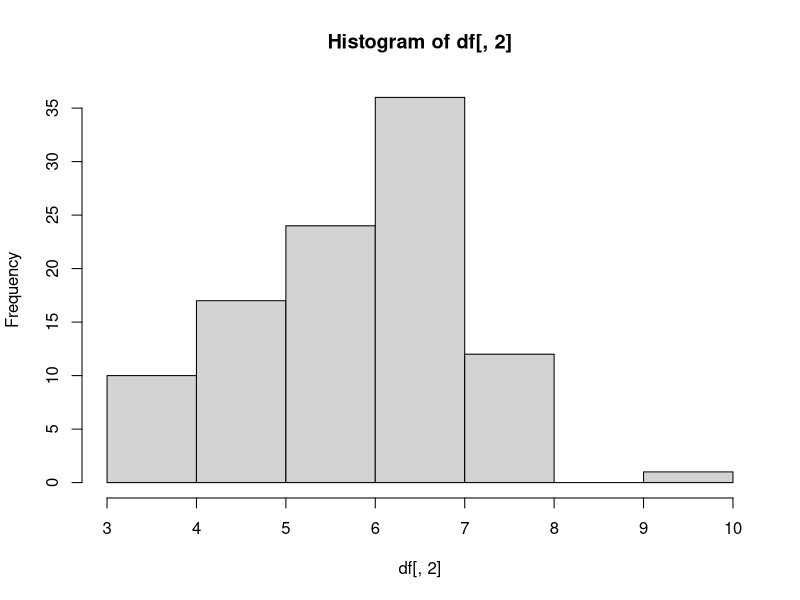
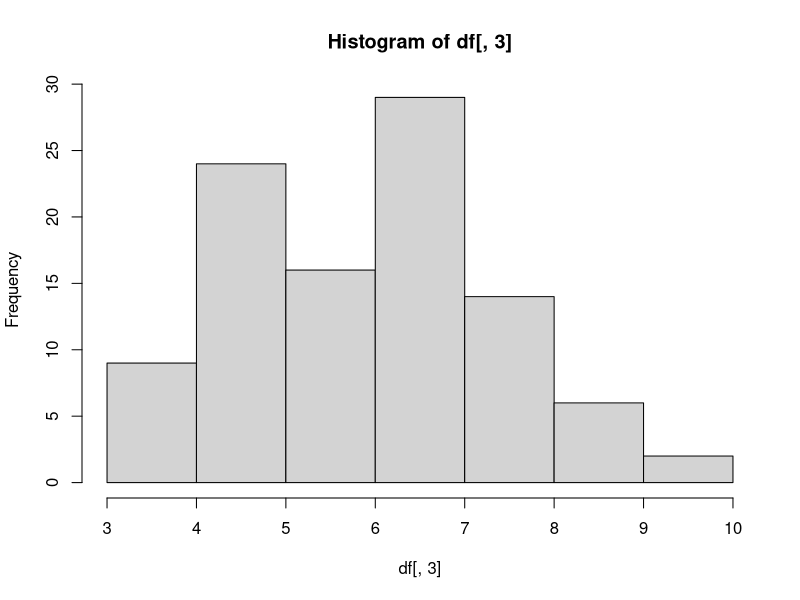
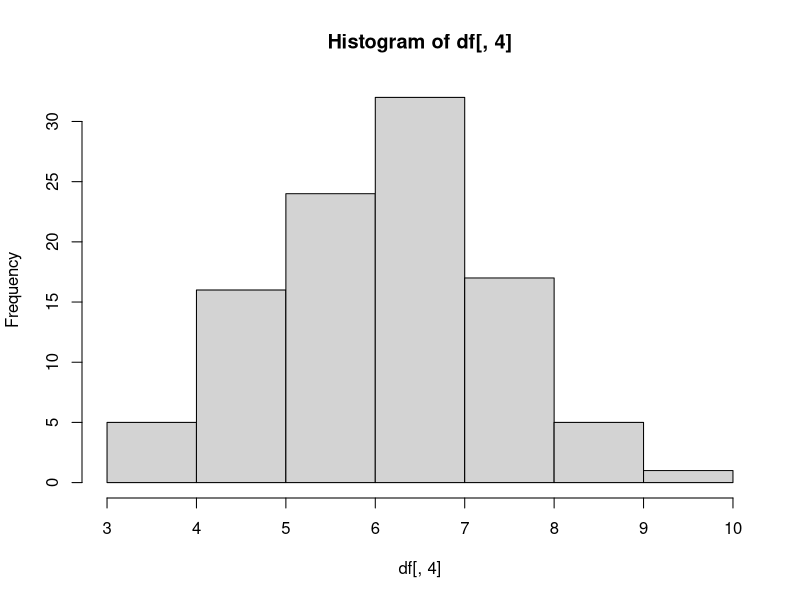

Generate these figures, in order, with R:
## ---- chunk 1
knitr::opts_chunk$set(echo = TRUE)
## ---- chunk 2
library(ggplot2)
library(tidyverse)
library(tidyr)
## ---- chunk 3
vector <- sample(0:5, 50, replace=T)
  
counter <- 0
## ---- chunk 4
for(i in 1:length(vector)){
  if(vector[i] == 0) {
    counter <- 1 + counter
  }
  print(counter)
}

## ---- chunk 5
x <- which(vector == 0)
subset <- length(x)

print(subset)

## ---- chunk 6
m <- matrix(nrow=10, ncol=3)

mat<- function(x,y) {
  m <- matrix(nrow=x, ncol=y)
  for (i in 1:x) { 
  for (j in 1:y) {
    m[i,j] <- i*j
    print(m)
  }
  }
}

mat(10, 6)

## ---- chunk 7
set.seed(100)
## ---- chunk 8
group <- c(rep("Group1",5),rep("Group2",5),rep("Group3",5))
resvar <- c(runif(5) + 1 , runif(5) + 5 , runif(5) + 10)
frame <- data.frame(trt=group, res=resvar)
print(frame)
## ---- chunk 9
#tapply(variable vector, grouping variable, function we want to apply)

obs <- tapply(frame$res, frame$trt,mean)
print(obs)

## ---- chunk 10
frame_shuf <- frame
frame_shuf$res <- sample(frame_shuf$res)
print(frame_shuf)
## ---- chunk 11
shuf <- tapply(frame_shuf$res, frame_shuf$trt, mean)
print(shuf)

## ---- chunk 12
Group1 <- data.frame(rep("Group1", 5), runif(5) + 1)
colnames(Group1) <- c("Group", "Length")
Group2 <- data.frame(rep("Group2", 5), runif(5) + 5)
colnames(Group2) <- c("Group", "Length")
Group3 <- data.frame(rep("Group3", 5), runif(5) + 10)
colnames(Group3) <- c("Group", "Length")
data <- rbind(Group1, Group2, Group3)

mog <- c(mean(data$Length, Group = "Group1"), mean(data$Length, Group = "Group2"), mean(data$Length, Group = "Group3"))

meancalc <- function(mc){
  mc$Length <-sample(mc$Length)
  mean <- tapply(mc$Length, mc$Group, mean)
  return(mean)
}

df <- matrix(nrow=100, ncol=4)
for(i in 1:100){
  df[i,] <- c(i, meancalc(data))
}

colnames(df) <- c("rep", "Group1", "Group2", "Group3")
print(df)
## ---- chunk 13
hist(df[,2])
## ---- chunk 14
hist(df[,3])
## ---- chunk 15
hist(df[,4])
